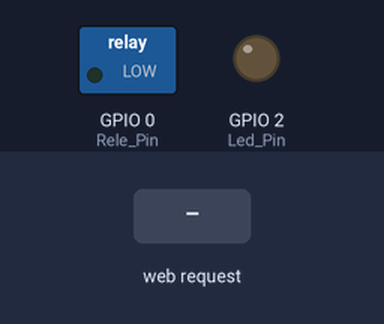
Recording of a sketch running on a simulated ESP8266 (NodeMCU). Parts: switched loads named in the sketch (green lamp = pin HIGH), output pins drawn as LEDs (lit = HIGH). The test bench sets the inputs (shaded band). WiFi joins after 1.5 s; servers stay silent unless stated; storage starts empty.

Above: at 2.7 s.
2.8 s: HTTP request GET /RELE=ON received
At 3.6 s:
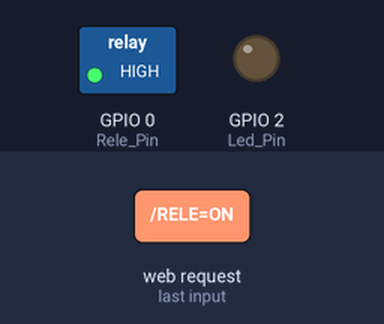
4.3 s: HTTP request GET /RELE=OFF received
At 4.7 s:
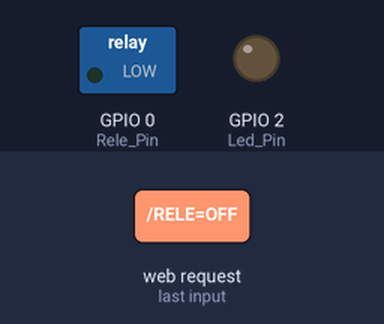
Timing chart, 0 to 7.3 s (numbered marks = the images above; inputs shaded):
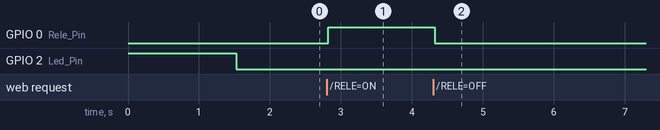

The sketch:

CODIGO_PROYECTO.ino
```cpp
#include <FS.h>
#include <ESP8266WiFi.h>  //Incluimos librerías
#include <DNSServer.h>
#include <ESPAsyncWiFiManager.h>
#include <ESPAsyncTCP.h>
#include <ESPAsyncWebServer.h>

//Configurar una dirección IP Estática
//IPAddress ip(192,168,0,10);
//IPAddress gateway(192,168,0,1);
//IPAddress subnet(255,255,255,0);

const int Rele_Pin = 0; //Pin donde estará la señal al rele
const int Led_Pin = 2;

String Estado_Rele; //Variable String para mandar el estado del rele a nuestra página web

AsyncWebServer server(80); //Puerto TCP
DNSServer dns;

String processor(const String& var) //Función Processor para regresar valores a página Web
{
  if(var == "ESTADO_RELE")
    {
     if(digitalRead(Rele_Pin)==1)
     {
      Estado_Rele= "Encendido";
     }
     else
     {
      Estado_Rele = "Apagado";
     }

    }
    return Estado_Rele;
}

void setup(){
  // Iniciamos comunicación Serial y ponemos el pin del rele como salida
  Serial.begin(115200);
  pinMode(Rele_Pin, OUTPUT);
  pinMode(Led_Pin, OUTPUT);
  digitalWrite(Led_Pin, HIGH);
  AsyncWiFiManager wifiManager(&server, &dns);

  wifiManager.setSTAStaticIPConfig(IPAddress(192,168,0,10), IPAddress(192,168,0,1), IPAddress(255,255,255,0));
  wifiManager.autoConnect("ESP8266Temp", "bocaboca");

  //Iniciamos el sistema Flash
  if(!SPIFFS.begin()){
    Serial.println("An Error has occurred while mounting SPIFFS");
    return;
  }

  WiFi.mode(WIFI_STA);
  // Conectamos a WiFi Modo estación con dirección IP estática
  /*WiFi.mode(WIFI_STA);
  WiFi.config(ip, gateway, subnet);
  WiFi.begin(ssid, password);

  //Mientras se conecta a la red que se imprima conectando a WiFi
  while (WiFi.status() != WL_CONNECTED) {
    delay(1000);
    Serial.println("Conectando a WiFi..");
  }
  //Imprimimos IP en el monitor serial
  Serial.println(WiFi.localIP());
  */
  //A partir de aqui vamos a resolver las solicitudes del cliente

  // Cuando ingresen a nuestra página
  server.on("/", HTTP_GET, [](AsyncWebServerRequest *request){
    request->send(SPIFFS, "/index.html", String(), false, processor);
  });

  // Cuando nuestro archivo Html solicite el archivo Css
  server.on("/estilos.css", HTTP_GET, [](AsyncWebServerRequest *request){
    request->send(SPIFFS, "/estilos.css", "text/css");
  });

  // Cuando pulsemos el botón de encendido
  server.on("/RELE=ON", HTTP_GET, [](AsyncWebServerRequest *request){
    digitalWrite(Rele_Pin, HIGH);
    request->send(SPIFFS, "/index.html", String(), false, processor);
  });

  // Cuando pulsemos el botón de apagado
  server.on("/RELE=OFF", HTTP_GET, [](AsyncWebServerRequest *request){
    digitalWrite(Rele_Pin, LOW);
    request->send(SPIFFS, "/index.html", String(), false, processor);
  });

  //Iniciamos servidor
  digitalWrite(Led_Pin, LOW);
  server.begin();
}
void loop() {
//No se usará debido a la librería del servidor web asíncrono
}
```

Measured:
- after the input at 2.8 s, GPIO 0 (Rele_Pin): LOW → HIGH at once
- after the input at 4.3 s, GPIO 0 (Rele_Pin): HIGH → LOW at once
